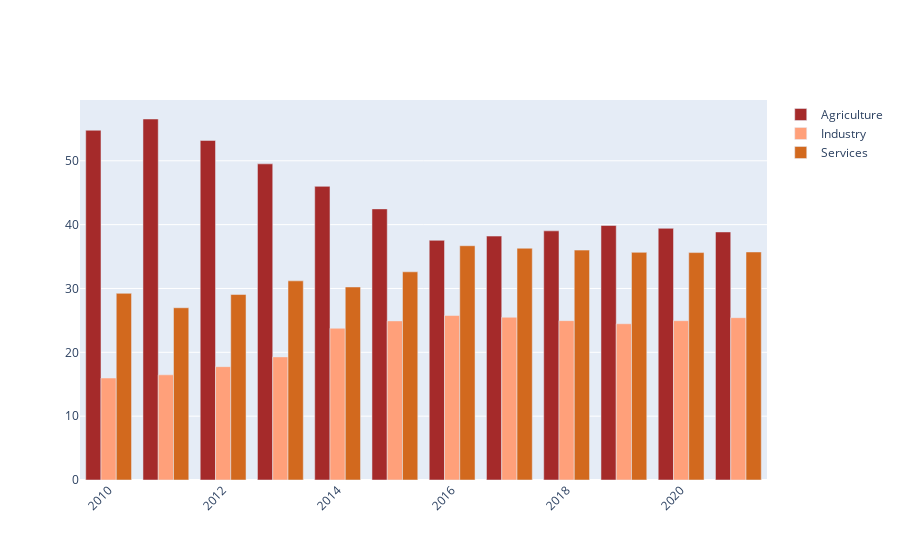

The notebook cell saved with this chart:
### Code cell
import plotly.graph_objects as go

fig = go.Figure()
fig.add_trace(go.Bar(
    x=years,
    y=total[total['Sector'] == 'Agriculture']['Value'],
    name='Agriculture',
    marker_color='brown'
))
fig.add_trace(go.Bar(
    x=years,
    y=total[total['Sector'] == 'Industry']['Value'],
    name='Industry',
    marker_color='lightsalmon'
))
fig.add_trace(go.Bar(
    x=years,
    y=total[total['Sector'] == 'Services']['Value'],
    name='Services',
    marker_color='chocolate'
))


# Here we modify the tickangle of the xaxis, resulting in rotated labels.
fig.update_layout(barmode='group', xaxis_tickangle=-45)
fig.show()

### Figure 1 — Plotly figure (JSON) as saved in the notebook; plotly's stock layout.template omitted (floating-point values rounded to 4 significant figures)
{"data": [{"marker": {"color": "brown"}, "name": "Agriculture", "type": "bar", "x": [2021, 2020, 2019, 2018, 2017, 2016, 2015, 2014, 2013, 2012, 2011, 2010], "y": [38.85, 39.42, 39.87, 39.03, 38.21, 37.54, 42.47, 46.0, 49.52, 53.19, 56.55, 54.79]}, {"marker": {"color": "lightsalmon"}, "name": "Industry", "type": "bar", "x": [2021, 2020, 2019, 2018, 2017, 2016, 2015, 2014, 2013, 2012, 2011, 2010], "y": [25.43, 24.96, 24.47, 24.96, 25.49, 25.76, 24.92, 23.77, 19.28, 17.76, 16.47, 15.97]}, {"marker": {"color": "chocolate"}, "name": "Services", "type": "bar", "x": [2021, 2020, 2019, 2018, 2017, 2016, 2015, 2014, 2013, 2012, 2011, 2010], "y": [35.72, 35.62, 35.66, 36.01, 36.3, 36.7, 32.61, 30.24, 31.19, 29.05, 26.98, 29.24]}], "layout": {"barmode": "group", "xaxis": {"tickangle": -45}}}
